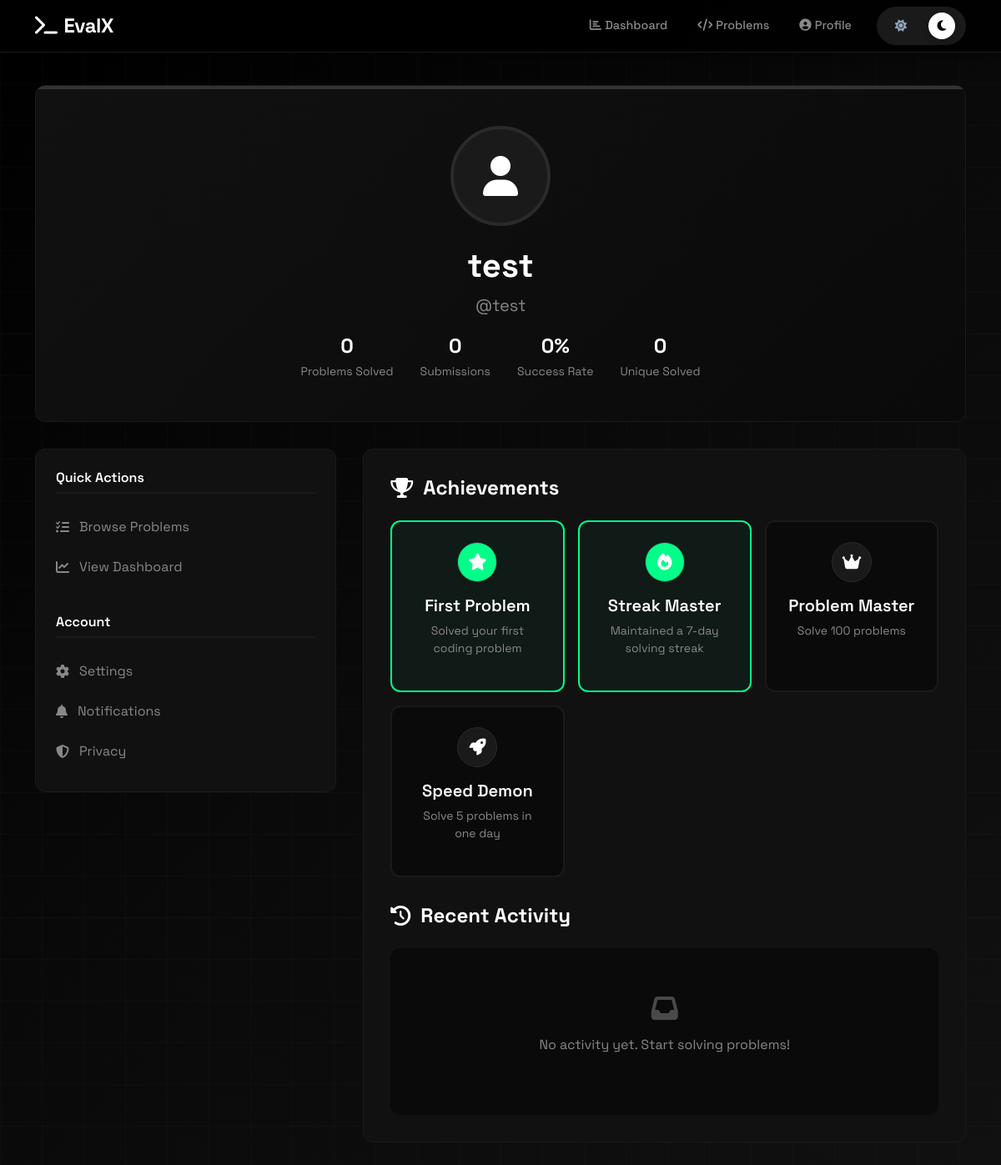
Before: /profile/ (signed in) with the older database file.
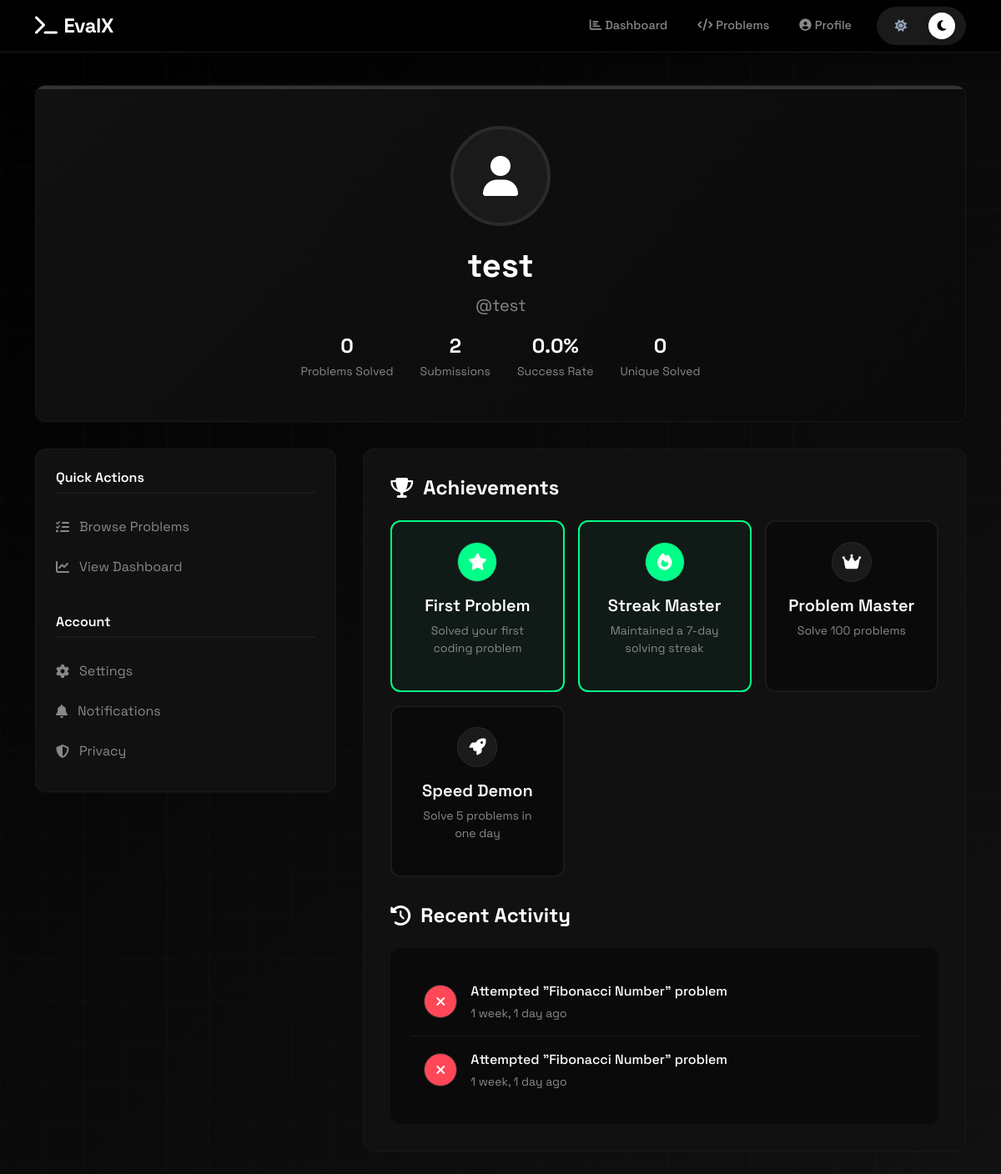
After: the same page with the newer database file.
### submit/models.py (models this page shows, shortened)
class Submission(models.Model):
    user = models.ForeignKey(
        User,
        on_delete=models.CASCADE,
        related_name='submissions'
    )
    problem = models.ForeignKey(
        'problems.Problem',
        on_delete=models.CASCADE,
        related_name='submissions'
    )
    language = models.CharField(
        max_length=10,
        choices=LanguageChoice.choices
    )
    code = models.TextField()
    status = models.CharField(
        max_length=20,
        choices=SubmissionStatus.choices,
        default=SubmissionStatus.PENDING
    )
    runtime_ms = models.IntegerField(null=True, blank=True)
    memory_kb = models.IntegerField(null=True, blank=True)
    error_message = models.TextField(blank=True)
    tests_passed = models.PositiveIntegerField(default=0)
    tests_total = models.PositiveIntegerField(default=0)
    submitted_at = models.DateTimeField(auto_now_add=True)
    judged_at = models.DateTimeField(null=True, blank=True)
    class Meta:
        ordering = ['-submitted_at']

### problems/models.py (models this page shows, shortened)
class Problem(models.Model):
    class Difficulty(models.TextChoices):
        EASY = 'easy', 'Easy'
        MEDIUM = 'medium', 'Medium'
        HARD = 'hard', 'Hard'
    title = models.CharField(max_length=200)
    slug = models.SlugField(max_length=200, unique=True, blank=True)
    description = models.TextField(help_text="Problem statement in Markdown")
    input_format = models.TextField(blank=True, help_text="Description of input format")
    output_format = models.TextField(blank=True, help_text="Description of output format")
    constraints = models.TextField(blank=True, help_text="Problem constraints")
    difficulty = models.CharField(
        max_length=10,
        choices=Difficulty.choices,
        default=Difficulty.EASY
    )
    tags = models.ManyToManyField(Tag, blank=True, related_name='problems')
    time_limit = models.FloatField(default=2.0, help_text="Time limit in seconds")
    memory_limit = models.IntegerField(default=256, help_text="Memory limit in MB")
    solve_count = models.PositiveIntegerField(default=0)
    attempt_count = models.PositiveIntegerField(default=0)
    created_at = models.DateTimeField(auto_now_add=True)
    updated_at = models.DateTimeField(auto_now=True)
    is_active = models.BooleanField(default=True)
    class Meta:
        ordering = ['difficulty', 'title']

### home/views.py (the view)
# urls.py: path('profile/', views.profile, name='profile'),
@login_required
def profile(request):
    user = request.user
    user_submissions = Submission.objects.filter(user=user)
    solved_problems = user_submissions.filter(
        status=SubmissionStatus.ACCEPTED
    ).values('problem').distinct().count()
    total_submissions = user_submissions.count()
    accepted_count = user_submissions.filter(status=SubmissionStatus.ACCEPTED).count()
    success_rate = round((accepted_count / total_submissions * 100), 1) if total_submissions > 0 else 0
    recent_submissions = user_submissions.select_related('problem').order_by('-submitted_at')[:5]
    context = {
        'solved_problems': solved_problems,
        'total_submissions': total_submissions,
        'success_rate': success_rate,
        'recent_submissions': recent_submissions,
    }
    return render(request, 'home/profile.html', context)

### home/templates/home/profile.html (shortened to what the changed rows need)
{% extends 'home/base.html' %}
{% block content %}
<div class="profile-container">
    <div class="container">
        <div class="profile-header">
            <h1 class="profile-name">{{ user.get_full_name|default:user.username }}</h1>
            <div class="profile-stats">
                <div class="profile-stat">
                    <span class="stat-number">{{ total_submissions }}</span>
                    <span class="stat-label">Submissions</span>
                </div>
                <div class="profile-stat">
                    <span class="stat-number">{{ success_rate }}%</span>
                    <span class="stat-label">Success Rate</span>
                </div>
            </div>
        </div>
        <div class="profile-content">
            <div class="profile-main">
                <div class="recent-activity">
                    {% for submission in recent_submissions %}
                    <div class="activity-item">
                        <div class="activity-icon" style="background: {% if submission.status == 'accepted' %}var(--success-color){% else %}var(--danger-color){% endif %}">
                            <i class="fas {% if submission.status == 'accepted' %}fa-check{% else %}fa-times{% endif %}"></i>
                        </div>
                        <div class="activity-content">
                            <div class="activity-text">
                                {% if submission.status == 'accepted' %}Solved{% else %}Attempted{% endif %}
                                "<a href="{% url 'problems:problem_detail' submission.problem.slug %}" style="color: #ffffff; text-decoration: none;">{{ submission.problem.title }}</a>" problem
                            </div>
                            <div class="activity-time">{{ submission.submitted_at|timesince }} ago</div>
                        </div>
                    </div>
                    {% empty %}
                    <div style="text-align: center; padding: 2rem; color: var(--dark-text-secondary);">
                        <i class="fas fa-inbox" style="font-size: 2rem; margin-bottom: 1rem; opacity: 0.5;"></i>
                        <p>No activity yet. Start solving problems!</p>
                    </div>
                    {% endfor %}
                </div>
            </div>
        </div>
    </div>
</div>
{% endblock %}

Changed rows visible on the page:
added Submission: status "Attempted", problem "Fibonacci Number", submitted_at "1 week, 1 day"
added Submission: status "Attempted", problem "Fibonacci Number", submitted_at "1 week, 1 day"
Other visible differences:
{{ total_submissions }}: "0" → "2"
{{ success_rate }}: "0" → "0.0"
text no longer shown: "No activity yet. Start solving problems!"
